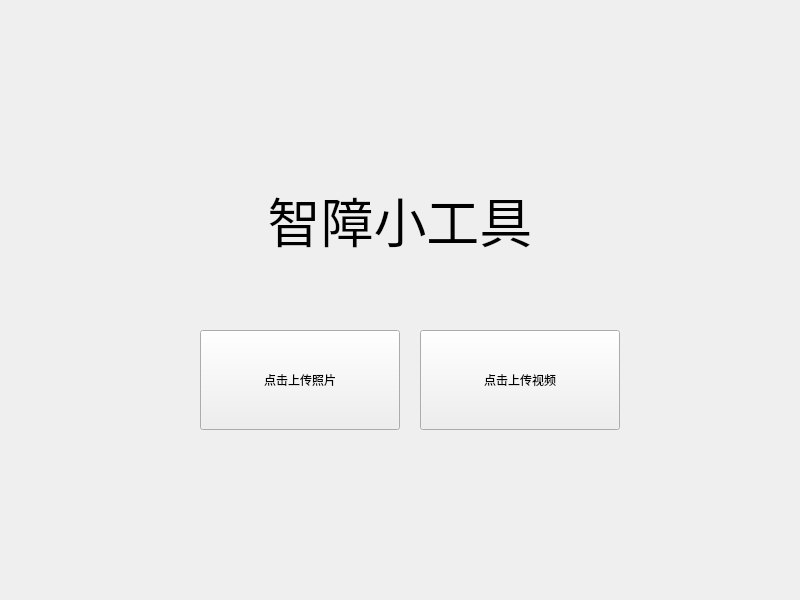
<?xml version="1.0" encoding="UTF-8"?>
<ui version="4.0">
 <class>MainWindow</class>
 <widget class="QMainWindow" name="MainWindow">
  <property name="geometry">
   <rect>
    <x>0</x>
    <y>0</y>
    <width>800</width>
    <height>600</height>
   </rect>
  </property>
  <property name="windowTitle">
   <string>智障小工具</string>
  </property>
  <widget class="QWidget" name="centralwidget">
   <widget class="QPushButton" name="Photo">
    <property name="geometry">
     <rect>
      <x>200</x>
      <y>330</y>
      <width>200</width>
      <height>100</height>
     </rect>
    </property>
    <property name="text">
     <string>点击上传照片</string>
    </property>
   </widget>
   <widget class="QPushButton" name="Vdeo">
    <property name="geometry">
     <rect>
      <x>420</x>
      <y>330</y>
      <width>200</width>
      <height>100</height>
     </rect>
    </property>
    <property name="text">
     <string>点击上传视频</string>
    </property>
   </widget>
   <widget class="QLabel" name="Title">
    <property name="geometry">
     <rect>
      <x>250</x>
      <y>170</y>
      <width>300</width>
      <height>100</height>
     </rect>
    </property>
    <property name="font">
     <font>
      <pointsize>40</pointsize>
     </font>
    </property>
    <property name="text">
     <string>智障小工具</string>
    </property>
    <property name="alignment">
     <set>Qt::AlignCenter</set>
    </property>
   </widget>
  </widget>
 </widget>
 <resources/>
 <connections/>
</ui>
